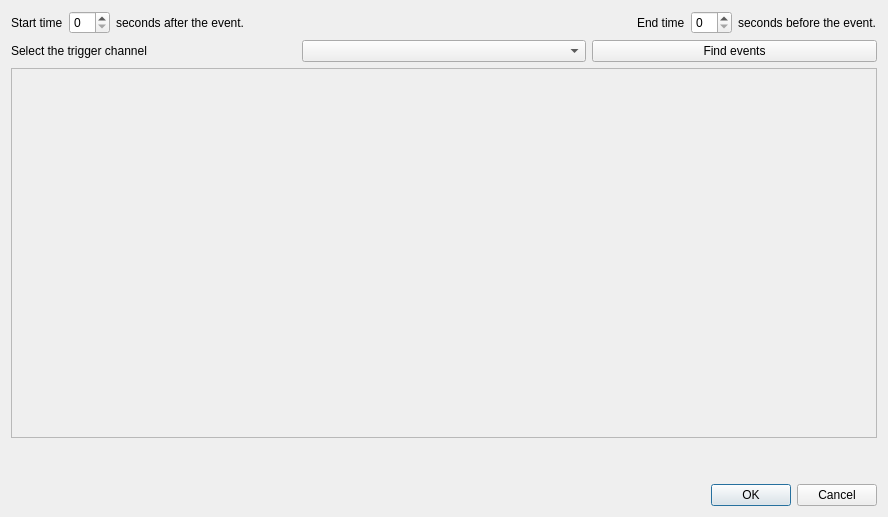
<?xml version="1.0" encoding="UTF-8"?>
<ui version="4.0">
 <class>TimeSeriesDialog</class>
 <widget class="QDialog" name="TimeSeriesDialog">
  <property name="geometry">
   <rect>
    <x>0</x>
    <y>0</y>
    <width>888</width>
    <height>517</height>
   </rect>
  </property>
  <property name="windowTitle">
   <string>Time series from triggers</string>
  </property>
  <layout class="QGridLayout" name="gridLayout">
   <item row="3" column="0">
    <layout class="QHBoxLayout" name="horizontalLayout">
     <item>
      <widget class="QLabel" name="label">
       <property name="text">
        <string>Select the trigger channel</string>
       </property>
      </widget>
     </item>
     <item>
      <widget class="QComboBox" name="comboBoxChannels"/>
     </item>
     <item>
      <widget class="QPushButton" name="pushButtonFind">
       <property name="text">
        <string>Find events</string>
       </property>
      </widget>
     </item>
    </layout>
   </item>
   <item row="7" column="0">
    <widget class="QDialogButtonBox" name="buttonBox">
     <property name="orientation">
      <enum>Qt::Horizontal</enum>
     </property>
     <property name="standardButtons">
      <set>QDialogButtonBox::Cancel|QDialogButtonBox::Ok</set>
     </property>
     <property name="centerButtons">
      <bool>false</bool>
     </property>
    </widget>
   </item>
   <item row="6" column="0">
    <spacer name="verticalSpacer">
     <property name="orientation">
      <enum>Qt::Vertical</enum>
     </property>
     <property name="sizeHint" stdset="0">
      <size>
       <width>20</width>
       <height>40</height>
      </size>
     </property>
    </spacer>
   </item>
   <item row="5" column="0">
    <widget class="QScrollArea" name="scrollArea">
     <property name="sizePolicy">
      <sizepolicy hsizetype="Expanding" vsizetype="Expanding">
       <horstretch>0</horstretch>
       <verstretch>100</verstretch>
      </sizepolicy>
     </property>
     <property name="widgetResizable">
      <bool>true</bool>
     </property>
     <widget class="QWidget" name="scrollAreaWidgetContents">
      <property name="geometry">
       <rect>
        <x>0</x>
        <y>0</y>
        <width>868</width>
        <height>348</height>
       </rect>
      </property>
      <layout class="QGridLayout" name="gridLayout_2">
       <item row="0" column="0">
        <layout class="QVBoxLayout" name="verticalLayoutConditions"/>
       </item>
       <item row="1" column="0">
        <spacer name="verticalSpacer_2">
         <property name="orientation">
          <enum>Qt::Vertical</enum>
         </property>
         <property name="sizeHint" stdset="0">
          <size>
           <width>20</width>
           <height>40</height>
          </size>
         </property>
        </spacer>
       </item>
      </layout>
     </widget>
    </widget>
   </item>
   <item row="0" column="0">
    <layout class="QHBoxLayout" name="horizontalLayout_2">
     <item>
      <widget class="QLabel" name="label_3">
       <property name="text">
        <string>Start time</string>
       </property>
      </widget>
     </item>
     <item>
      <widget class="QSpinBox" name="spinBoxTstart">
       <property name="suffix">
        <string/>
       </property>
      </widget>
     </item>
     <item>
      <widget class="QLabel" name="label_4">
       <property name="text">
        <string>seconds after the event.</string>
       </property>
      </widget>
     </item>
     <item>
      <spacer name="horizontalSpacer">
       <property name="orientation">
        <enum>Qt::Horizontal</enum>
       </property>
       <property name="sizeHint" stdset="0">
        <size>
         <width>40</width>
         <height>20</height>
        </size>
       </property>
      </spacer>
     </item>
     <item>
      <widget class="QLabel" name="label_2">
       <property name="text">
        <string>End time</string>
       </property>
      </widget>
     </item>
     <item>
      <widget class="QSpinBox" name="spinBoxTend">
       <property name="suffix">
        <string/>
       </property>
      </widget>
     </item>
     <item>
      <widget class="QLabel" name="label_5">
       <property name="text">
        <string>seconds before the event.</string>
       </property>
      </widget>
     </item>
    </layout>
   </item>
  </layout>
 </widget>
 <resources/>
 <connections>
  <connection>
   <sender>buttonBox</sender>
   <signal>accepted()</signal>
   <receiver>TimeSeriesDialog</receiver>
   <slot>accept()</slot>
   <hints>
    <hint type="sourcelabel">
     <x>248</x>
     <y>254</y>
    </hint>
    <hint type="destinationlabel">
     <x>157</x>
     <y>274</y>
    </hint>
   </hints>
  </connection>
  <connection>
   <sender>buttonBox</sender>
   <signal>rejected()</signal>
   <receiver>TimeSeriesDialog</receiver>
   <slot>reject()</slot>
   <hints>
    <hint type="sourcelabel">
     <x>316</x>
     <y>260</y>
    </hint>
    <hint type="destinationlabel">
     <x>286</x>
     <y>274</y>
    </hint>
   </hints>
  </connection>
 </connections>
</ui>
